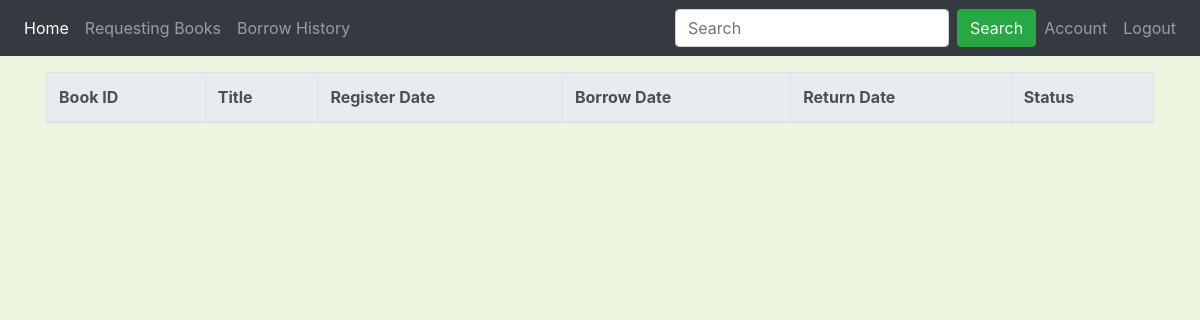
The app's page /history (signed in), older data.
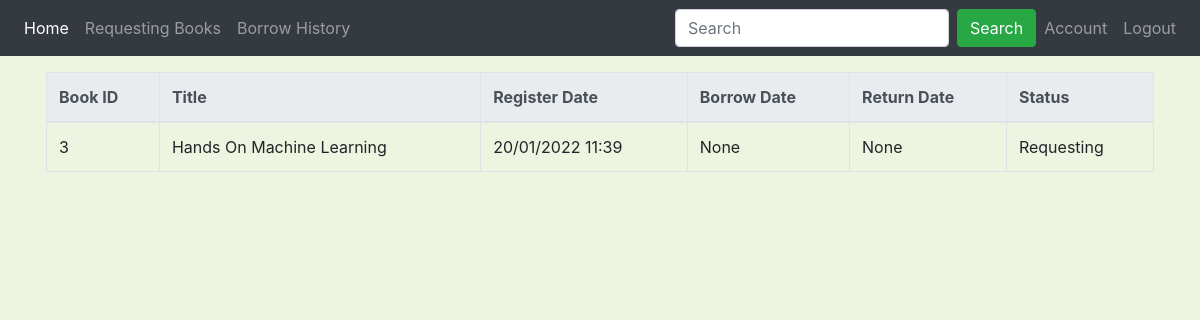
The same page, newer data.
### library/models.py (models this page shows, shortened)
class Book(db.Model):
    __tablename__ = 'book'
    id = db.Column(db.Integer, primary_key=True)
    title = db.Column(db.String(100), nullable=False)
    current_quantity = db.Column(db.Integer, nullable=False, default=1)
    max_quantity = db.Column(db.Integer, nullable=False, default=1)
    category = db.Column(db.String(100), nullable=False)
    image = db.Column(db.String(100), nullable=False, default='placeholder.jpg')
    description = db.Column(db.String(500))
    authors = db.relationship('Author', secondary=book_author, backref='books', lazy=True)
    borrow = db.relationship('BorrowHistory', backref='borrowed_books', lazy=True)

class BorrowHistory(db.Model):
    __tablename__ = 'borrow_history'
    book_id = db.Column(db.Integer, db.ForeignKey('book.id'), primary_key=True)
    user_id = db.Column(db.Integer, db.ForeignKey('user.id'), primary_key=True)
    register_date = db.Column(db.DateTime, primary_key=True)
    borrow_date = db.Column(db.DateTime)
    return_date = db.Column(db.DateTime)
    status = db.Column(db.String)
    lender_id = db.Column(db.Integer, db.ForeignKey('librarian.id'))
    receiver_id = db.Column(db.Integer, db.ForeignKey('librarian.id'))

### library/routes.py (the view)
@app.route("/history")
@role_required("user")
def borrow_history():
    user = current_user
    borrow_entries = BorrowHistory.query.filter_by(user_id=user.id).all()
    table = []
    for entry in borrow_entries:
        book_id = entry.book_id
        book = Book.query.get(book_id)
        borrow_date_str = None
        return_date_str = None
        register_date_str = entry.register_date.strftime("%d/%m/%Y %H:%M")
        if entry.borrow_date is not None:
            borrow_date_str = entry.borrow_date.strftime("%d/%m/%Y %H:%M")
        if entry.return_date is not None:
            return_date_str = entry.return_date.strftime("%d/%m/%Y %H:%M")
        table.append((book_id, book.title, register_date_str, borrow_date_str, return_date_str, entry.status))
    SORT_ORDER = {"requesting" : 2, "borrowing" : 1, "returned" : 0}
    table.sort(key=lambda entry: (SORT_ORDER[entry[5]], entry[2]), reverse=True)
    return render_template("history.html", table=table, title="Borrow History")

### library/utils.py (called while the page is built)
def role_required(role):
    def wrapper(fn):
        @wraps(fn)
        def decorated_view(*args, **kwargs):
            if not current_user.is_authenticated:
               return login_manager.unauthorized()
            if session['account_type'] != role:
                return login_manager.unauthorized()
            return fn(*args, **kwargs)
        return decorated_view
    return wrapper

@login_manager.user_loader
def load_user(user_id):
    if session.get('account_type') == 'user':
        return User.query.get(int(user_id))
    elif session.get('account_type') == 'librarian':
        return Librarian.query.get(int(user_id))

### library/templates/history.html
{% extends "layout.html" %}
{% block content %}
<div class="container">
    <table class="table table-bordered">
        <thead class="thead-light">
            <tr>
                <th>Book ID</th>
                <th>Title</th>
                <th>Register Date</th>
                <th>Borrow Date</th>
                <th>Return Date</th>
                <th>Status</th>
            </tr>
        </thead>
        {% for entry in table %}
        <tbody>
            <tr>
                <td>{{ entry[0] }}</td>
                <td>{{ entry[1].title() }}</td>
                <td>{{ entry[2] }}</td>
                <td>{{ entry[3] }}</td>
                <td>{{ entry[4] }}</td>
                <td>{{ entry[5].title() }}</td>
            </tr>
        </tbody>
        {% endfor %}
    </table>
</div>
{% endblock %}

Row changes from the older to the newer data that the page shows:
now on this page (row edited): Book: title "Hands On Machine Learning"
added BorrowHistory: status "Requesting"
Text that changed along with them:
new list line: "3 20/01/2022 11:39 None None"
